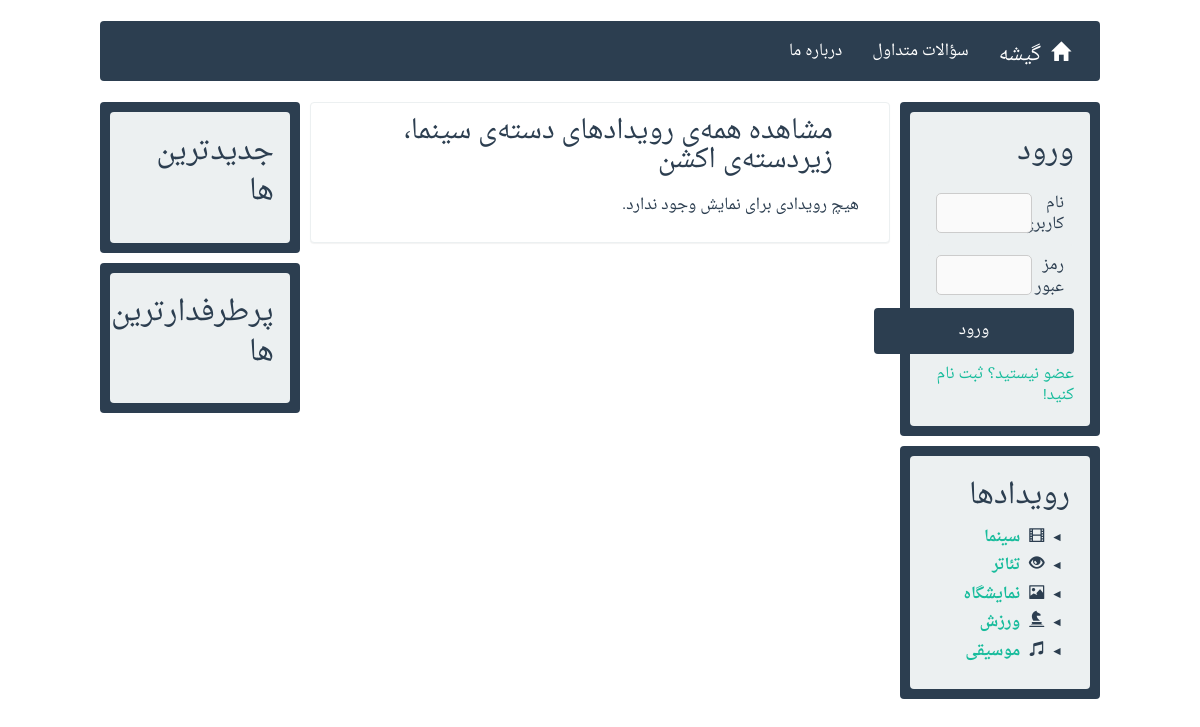
The page /events/سینما/اکشن/ on the database as committed earlier.
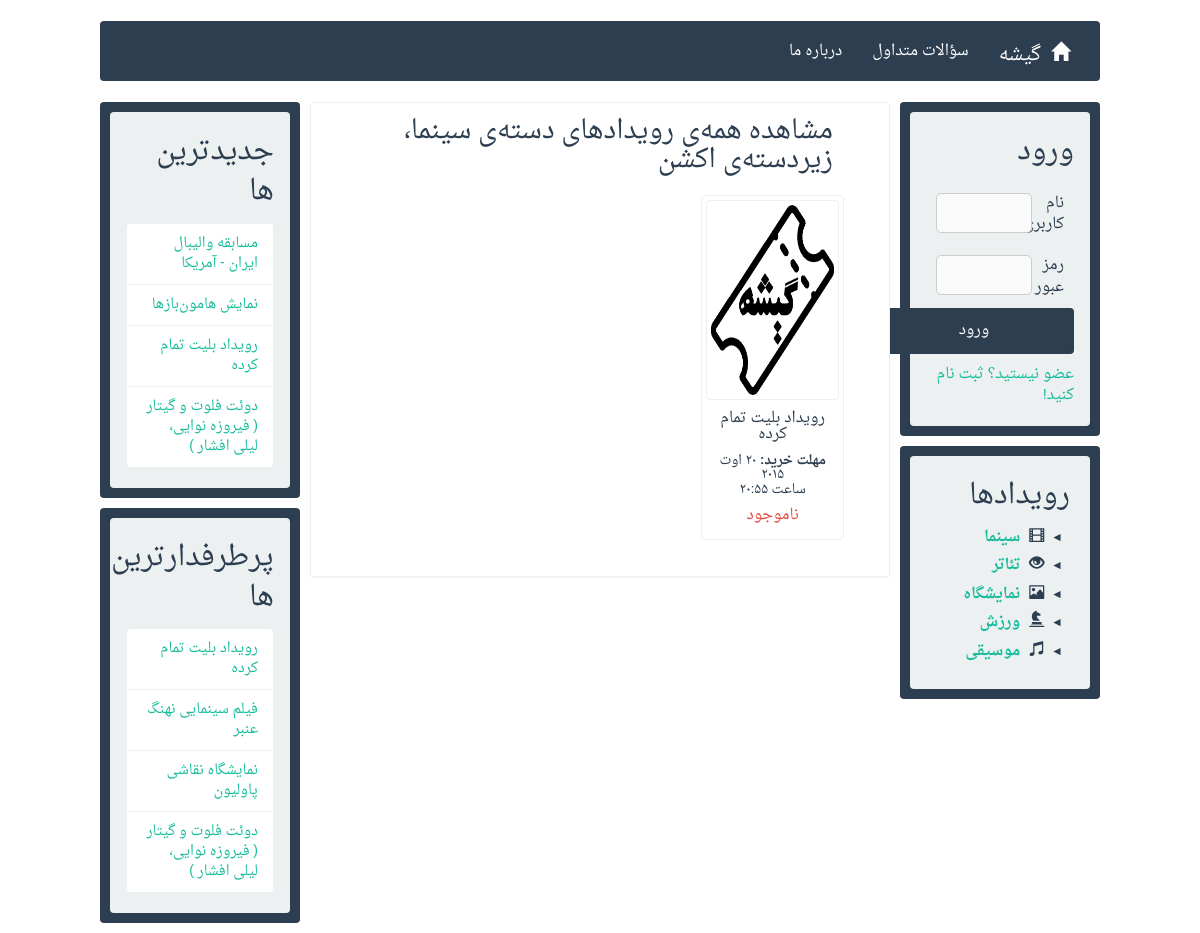
The same page on the database as committed later.
### services/models.py (models this page shows, shortened)
class Category(models.Model):
	category_name = models.CharField(max_length=100)
	category_glyphicon = models.CharField(max_length=30, null=True, blank=True)
	class Meta:
		verbose_name_plural = "دسته‌ها"
		verbose_name = "دسته"

class Event(models.Model):
	category = models.ForeignKey(Category)
	subcategory = ChainedForeignKey(SubCategory,
		chained_field="category",
		chained_model_field="category",
		show_all=False,
        auto_choose=True)
	event_title = models.CharField(max_length=255)
	event_image = models.ImageField(upload_to='media/', blank=True, default="media/noimage.png")
	event_place = models.CharField(max_length=255)
	event_description = models.TextField(blank=True)
	event_date = models.DateField()
	event_time = models.TimeField()
	event_deadline_date = models.DateField()
	event_deadline_time = models.TimeField()
	submit_date = models.DateTimeField(default=datetime.now)
	organizer = models.ForeignKey(Organizer)
	event_avg_rate = models.FloatField(default=0.0)
	class Meta:
		verbose_name_plural = "رویدادها"
		verbose_name = "رویداد"

### users/forms.py
class LoginForm(forms.Form):
	username = forms.CharField(required=True, label='نام کاربری')
	password = forms.CharField(required=True, label='رمز عبور', widget=forms.PasswordInput)

### services/templatetags/farsinum.py (called while the page is built)
@register.filter
def farsi_num( value ):
  en_2_fa = {'0': '۰', '1': '۱', '2': '۲', '3': '۳', '4': '۴', '5': '۵', '6': '۶', '7': '۷', '8': '۸', '9': '۹'}
  farsi_num = ''
  for i in str(value):
    if i == '0' or i == '1' or i == '2' or i == '3' or i == '4' or i == '5' or i == '6' or i == '7' or i == '8' or i == '9':
      farsi_num += en_2_fa[i]
    else:
      farsi_num += i
  return farsi_num

### services/views.py (called while the page is built)
def get_users_template_variables(request):
	if request.user.is_authenticated():
		if request.session['user_type'] == 'member':
			member = Member.objects.get(user=request.user)
			organizer = None
			permitted = False
			visitor = False
		else:
			organizer = Organizer.objects.get(user=request.user)
			permitted = Organizer.objects.get(user=request.user).has_permission_to_create_category
			member = None
			visitor = False
	else:
		member = None
		organizer = None
		permitted = False
		visitor = True
	return {'member': member, 'organizer': organizer, 'permitted': permitted, 'visitor': visitor}

### services/templates/view-sub-category-events.html (shortened to what this page needs)
{% extends "layout.html" %}
{% load staticfiles %}
{% load farsinum %}
{% block style %}
<link rel="stylesheet" href="{% static "styles/pcustom.css" %}" />
{% endblock %}
{% block content %}
      <div class="panel panel-default">
        <div class="panel-body">
          <div class="row-event">
            <div class="col-md-12">
              <h3 style="margin-top: 0px; margin-bottom: 20px">مشاهده همه‌ی رویداد‌های دسته‌ی {{ category }}، زیردسته‌ی {{ subcategory }}</h3>
              {% if bishoor_user %}
              <p>دسته و یا زیردسته درخواست شده معتبر نمی‌باشد.</p>
              {% else %}
              {% if events %}
              {% for event in events %}
              <div class="col-md-4 text-center center-block">
                <a class="thumbnail" href="/events/{{ event.event.id }}/" style="text-decoration: none">
                  <img class="img-responsive img-thumbnail" src="{{ event.event.event_image.url }}" style="width: 200px; height: 200px" />
                  <h5 class="text-primary">{{ event.event.event_title }}</h5>
                  <h6 class="text-primary"><strong>مهلت خرید:</strong> {{ event.event.event_deadline_date|date:"j M Y"|farsi_num }}<br/>ساعت {{ event.event.event_deadline_time|date:"H:i"|farsi_num }}</h6>
                  <h5>{% if event.ticket_available %}<span class="text-success">موجود</span>{% else %}<span class="text-danger">ناموجود</span>{% endif %}</h5>
                </a>
              </div>
              {% endfor %}
              {% else %}
              <p>هیچ رویدادی برای نمایش وجود ندارد.</p>
              {% endif %}
              {% endif %}
            </div>
          </div>
        </div>
      </div>
{% endblock %}

### services/templates/layout.html (shortened to what this page needs)
<!DOCTYPE html>
<html dir="rtl">
<head>
	{% load staticfiles %}
	<link rel="stylesheet" href="{% static "styles/bootstrap.min.css" %}" />
	<link rel="stylesheet" href="{% static "styles/bootstrap-rtl.min.css" %}" />
	<link rel="stylesheet" href="{% static "styles/farsi-fonts.css" %}">
	<link rel="stylesheet" href="{% static "styles/mcustom.css" %}" />
	<link rel="stylesheet" href="{% static "styles/slick.css" %}" />
	<link rel="stylesheet" href="{% static "styles/slick-theme.css" %}" />
	{% block style %}
	{% endblock %}
</head>
<body>
	<nav class="navbar navbar-default col-md-10 col-md-offset-1 hidden-print">
		<div class="navbar-header">
			<a class="navbar-brand" href="/" tabindex="-1" style="outline: none"><span class="glyphicon glyphicon-home" style="margin-left: 10px;"></span>گیشه</a>
		</div>
		<div class="collapse navbar-collapse" id="bs-example-navbar-collapse-1">
			<ul class="nav navbar-nav">
				<li><a href="/FAQ/" tabindex="-1" style="outline: none">سؤالات متداول</a></li>
				<li><a href="/Gisheh/" tabindex="-1" style="outline: none">درباره ما</a></li>
			</ul>
		</div>
	</nav>
	<aside id="sidebar-1" class="col-md-2 col-md-offset-1 hidden-print">
		{% if visitor %}
		<div class="row" style="border-radius: 4px">
			<div class="col-md-12 well" style="margin: 0px;">
				<p style="font-size: 28px;">ورود</p>
				<form action="/" method="post">
					{% for field in form %}
					<div class="row" style="background-color: #ecf0f1; margin: 0px;">
						<div class="col-md-3" style="padding: 0px;">{{ field.label }}</div>
						<div class="col-md-9" style="padding: 0px;">{{ field }}</div>
					</div>
					{% endfor %}
					{% if bad_login %}
					<button id="login-btn" class="btn btn-danger btn-block" type="submit" style="width: 200px; margin-bottom: 10px;">ورود ناموفّق</button>
					{% else %}
					<button id="login-btn" class="btn btn-primary btn-block" type="submit" style="width: 200px; margin-bottom: 10px;">ورود</button>
					{% endif %}
				</form>
				<a href="/register/" tabindex="-1" style="outline: none">عضو نیستید؟ ثبت نام کنید!</a>
			</div>
		</div>
		{% endif %}
		<div class="row" style="border-radius: 4px">
			<div id="sidebar" class="well" style="margin: 0px;">
				<p style="font-size: 28px;">رویدادها</p>
				{% for category in categories %}
				<details>
					<summary>
						<i style="margin-left: 5px; margin-right: 3px" class="glyphicon glyphicon-{{ category.category_glyphicon }}"></i>
						<b><a class="clicked" href="/events/{{ category.category_name }}/" tabindex="-1" style="outline: none">{{ category.category_name }}</a></b>
					</summary>
				</details>
				{% endfor %}
			</div>
		</div>
	</aside>
	<section class="col-md-6 main">
		{% block content %}
		{% endblock %}
	</section>
	<aside id="sidebar-2" class="col-md-2 hidden-print">
		<div class="row" style="border-radius: 4px">
			<div class="col-md-12 well" style="margin: 0px;">
				<p style="font-size: 28px;">جدیدترین ها</p>
				<ul class="list-group" style="margin: 0;">
					{% for event in newest %}
					<li class="list-group-item">
						<a class="airview" data-content="{{ event.event_image.url }}" href="/events/{{ event.id }}/" tabindex="-1" style="outline: none">
							<p style="margin-bottom: 0px; font-size: 14px;">{{ event.event_title }}</p>
						</a>
					</li>
					{% endfor %}
				</ul>
			</div>
		</div>
		<div class="row" style="border-radius: 4px">
			<div class="col-md-12 well" style="margin: 0px;">
				<p style="font-size: 28px;">پرطرفدارترین ها</p>
				<ul class="list-group" style="margin: 0;">
					{% for event in most_populars %}
					<li class="list-group-item">
						<a class="airview" data-content="{{ event.event_image.url }}" href="/events/{{ event.id }}/" tabindex="-1" style="outline: none">
							<p style="margin-bottom: 0px; font-size: 14px;">{{ event.event_title }}</p>
						</a>
					</li>
					{% endfor %}
				</ul>
			</div>
		</div>
	</aside>
</body>
</html>

Rows that differ between the two databases and show on the page:
now on this page (row edited): Event: event.event_image (placeholder picture), event.event_title "رویداد بلیت تمام کرده", event.event_deadline_date|farsi_num "۲۰ اوت ۲۰۱۵", event.event_deadline_time|farsi_num "۲۰:۵۵", event_title "رویداد بلیت تمام کرده"
added Event: event_title "مسابقه والیبال ایران - آمریکا"
now on this page (row edited): Event: event_title "نمایش هامون‌بازها"
now on this page (row edited): Event: event_title "دوئت فلوت و گيتار ( فيروزه نوايی، ليلی افشار )"
now on this page (row edited): Event: event_title "فیلم سینمایی نهنگ عنبر"
now on this page (row edited): Event: event_title "نمایشگاه نقاشی پاولیون"
Other text that changed with them:
new list line: "مهلت خرید: ساعت ناموجود"
text no longer shown: "هیچ رویدادی برای نمایش وجود ندارد."
